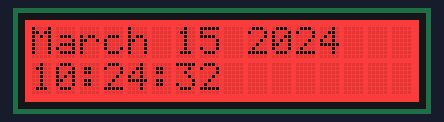
Simulated run of this sketch. Board: ESP32. On the bench: 16×2 character LCD. WiFi joins after 1.5 s; servers stay silent unless stated; the local clock reads 2024-03-15 10:24:30 at power-on unless the sketch sets it; what the sketch prints to the serial monitor is not drawn.

Above: at 2.6 s.
At 6.7 s:
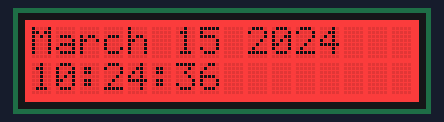
At 10.8 s:
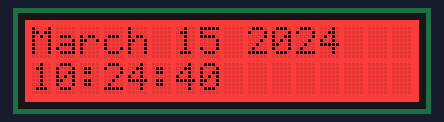
At 20.0 s:
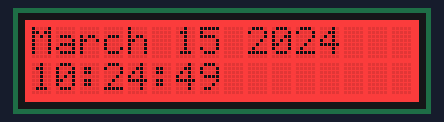
At 29.2 s:
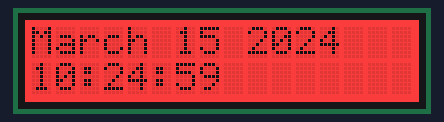
At 38.4 s:
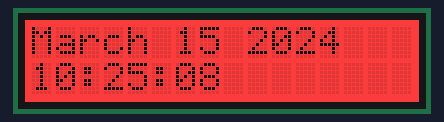

The sketch:

LAB2_SimpleTime_with_LCD.ino
```cpp
#include <WiFi.h>
#include "time.h"
#include <Wire.h>
#include "rgb_lcd.h"

// LCD
rgb_lcd lcd;

const int colorR = 255;
const int colorG = 0;
const int colorB = 0;

// WIFI
const char* ssid       = "*****";
const char* password   = "***";

// NTP
const char* ntpServer = "pool.ntp.org";
const long  gmtOffset_sec = 3600;
const int   daylightOffset_sec = 3600;

void printLocalTime()
{
  struct tm timeinfo;
  if(!getLocalTime(&timeinfo)){
    Serial.println("Failed to obtain time");
    return;
  }
  Serial.println(&timeinfo, "%A, %B %d %Y %H:%M:%S");

  // set the cursor to column 0, line 1
    lcd.setCursor(0, 0);
    lcd.print(&timeinfo, "%B %d %Y");

    lcd.setCursor(0, 1);
    lcd.print(&timeinfo, "%H:%M:%S");
}

void setup()
{
  Serial.begin(115200);

  //connect to WiFi
  Serial.printf("Connecting to %s ", ssid);
  WiFi.begin(ssid, password);
  while (WiFi.status() != WL_CONNECTED) {
      delay(500);
      Serial.print(".");
  }
  Serial.println(" CONNECTED");

  // LCD init
  lcd.begin(16, 2);
  lcd.setRGB(colorR, colorG, colorB);
  delay(1000);

  //init and get the time
  configTime(gmtOffset_sec, daylightOffset_sec, ntpServer);
  printLocalTime();

  //disconnect WiFi as it's no longer needed
  WiFi.disconnect(true);
  WiFi.mode(WIFI_OFF);
}

void loop()
{
  delay(1000);
  printLocalTime();
}
```

Measured:
- what the display in image 0 shows lasts 1.0 s, from 2.6 s to 3.6 s
